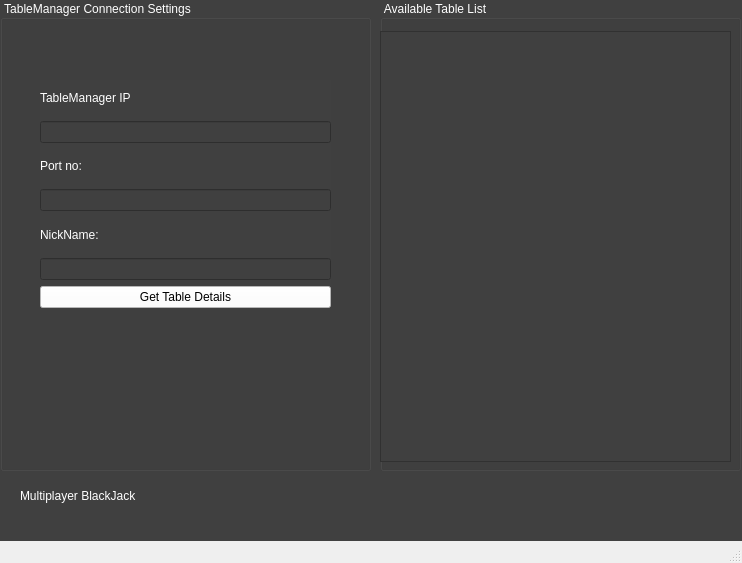
<?xml version="1.0" encoding="UTF-8"?>
<ui version="4.0">
 <class>ConnectionWindow</class>
 <widget class="QMainWindow" name="ConnectionWindow">
  <property name="geometry">
   <rect>
    <x>0</x>
    <y>0</y>
    <width>742</width>
    <height>563</height>
   </rect>
  </property>
  <property name="windowTitle">
   <string>MainWindow</string>
  </property>
  <widget class="QWidget" name="centralwidget">
   <property name="autoFillBackground">
    <bool>false</bool>
   </property>
   <property name="styleSheet">
    <string notr="true">background-color:rgb(64, 64, 64)</string>
   </property>
   <widget class="QGroupBox" name="groupBox">
    <property name="geometry">
     <rect>
      <x>0</x>
      <y>0</y>
      <width>371</width>
      <height>471</height>
     </rect>
    </property>
    <property name="styleSheet">
     <string notr="true">color:rgb(255, 255, 255);font: 18pt &quot;Papyrus&quot;;</string>
    </property>
    <property name="title">
     <string>TableManager Connection Settings</string>
    </property>
    <widget class="QWidget" name="layoutWidget">
     <property name="geometry">
      <rect>
       <x>40</x>
       <y>80</y>
       <width>291</width>
       <height>228</height>
      </rect>
     </property>
     <layout class="QVBoxLayout" name="verticalLayout">
      <item>
       <widget class="QLabel" name="label">
        <property name="styleSheet">
         <string notr="true">color:rgb(255, 255, 255);font: 18pt &quot;Papyrus&quot;;</string>
        </property>
        <property name="text">
         <string>TableManager IP</string>
        </property>
       </widget>
      </item>
      <item>
       <widget class="QLineEdit" name="ipAddr"/>
      </item>
      <item>
       <widget class="QLabel" name="label_2">
        <property name="styleSheet">
         <string notr="true">color:rgb(255, 255, 255);font: 18pt &quot;Papyrus&quot;;</string>
        </property>
        <property name="text">
         <string>Port no:</string>
        </property>
       </widget>
      </item>
      <item>
       <widget class="QLineEdit" name="portNo"/>
      </item>
      <item>
       <widget class="QLabel" name="label_3">
        <property name="styleSheet">
         <string notr="true">color:rgb(255, 255, 255);font: 18pt &quot;Papyrus&quot;;</string>
        </property>
        <property name="text">
         <string>NickName:</string>
        </property>
       </widget>
      </item>
      <item>
       <widget class="QLineEdit" name="nickName"/>
      </item>
      <item>
       <widget class="QPushButton" name="pushButton">
        <property name="styleSheet">
         <string notr="true">color:rgb(0, 0, 0);font: 18pt &quot;Papyrus&quot;;background-color:rgb(255,255,255)</string>
        </property>
        <property name="text">
         <string>Get Table Details</string>
        </property>
       </widget>
      </item>
     </layout>
    </widget>
   </widget>
   <widget class="QGroupBox" name="groupBox_2">
    <property name="geometry">
     <rect>
      <x>380</x>
      <y>0</y>
      <width>361</width>
      <height>471</height>
     </rect>
    </property>
    <property name="styleSheet">
     <string notr="true">color:rgb(255, 255, 255);font: 18pt &quot;Papyrus&quot;;</string>
    </property>
    <property name="title">
     <string>Available Table List</string>
    </property>
    <widget class="QListWidget" name="tableListWidget">
     <property name="geometry">
      <rect>
       <x>0</x>
       <y>31</y>
       <width>351</width>
       <height>431</height>
      </rect>
     </property>
     <property name="styleSheet">
      <string notr="true">color:rgb(255, 255, 255);font: 18pt &quot;Papyrus&quot;;</string>
     </property>
    </widget>
   </widget>
   <widget class="QLabel" name="label_4">
    <property name="geometry">
     <rect>
      <x>20</x>
      <y>480</y>
      <width>301</width>
      <height>31</height>
     </rect>
    </property>
    <property name="styleSheet">
     <string notr="true">color:rgb(255, 255, 255);font: 24pt &quot;Papyrus&quot;;</string>
    </property>
    <property name="text">
     <string>Multiplayer BlackJack</string>
    </property>
   </widget>
  </widget>
  <widget class="QMenuBar" name="menubar">
   <property name="geometry">
    <rect>
     <x>0</x>
     <y>0</y>
     <width>742</width>
     <height>22</height>
    </rect>
   </property>
  </widget>
  <widget class="QStatusBar" name="statusbar"/>
 </widget>
 <resources/>
 <connections/>
</ui>
